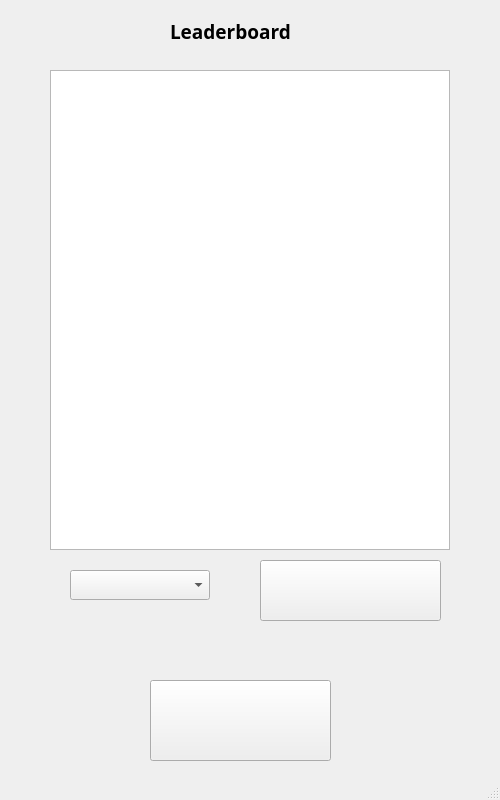
<?xml version="1.0" encoding="UTF-8"?>
<ui version="4.0">
 <class>MinesweeperLeaderboard</class>
 <widget class="QMainWindow" name="MinesweeperLeaderboard">
  <property name="geometry">
   <rect>
    <x>0</x>
    <y>0</y>
    <width>500</width>
    <height>800</height>
   </rect>
  </property>
  <property name="windowTitle">
   <string>Minesweeper</string>
  </property>
  <widget class="QWidget" name="centralwidget">
   <widget class="QLabel" name="label_game_mode">
    <property name="geometry">
     <rect>
      <x>170</x>
      <y>-10</y>
      <width>141</width>
      <height>83</height>
     </rect>
    </property>
    <property name="minimumSize">
     <size>
      <width>141</width>
      <height>83</height>
     </size>
    </property>
    <property name="font">
     <font>
      <family>Arial Black</family>
      <pointsize>14</pointsize>
      <weight>75</weight>
      <bold>true</bold>
     </font>
    </property>
    <property name="autoFillBackground">
     <bool>false</bool>
    </property>
    <property name="text">
     <string>Leaderboard</string>
    </property>
   </widget>
   <widget class="QPushButton" name="update_leaderboard_button">
    <property name="geometry">
     <rect>
      <x>260</x>
      <y>560</y>
      <width>181</width>
      <height>61</height>
     </rect>
    </property>
    <property name="font">
     <font>
      <family>Times New Roman</family>
      <pointsize>11</pointsize>
      <weight>50</weight>
      <bold>false</bold>
     </font>
    </property>
    <property name="text">
     <string/>
    </property>
   </widget>
   <widget class="QComboBox" name="choose_field_size">
    <property name="geometry">
     <rect>
      <x>70</x>
      <y>570</y>
      <width>140</width>
      <height>30</height>
     </rect>
    </property>
    <property name="font">
     <font>
      <family>Arial Black</family>
      <pointsize>10</pointsize>
      <weight>75</weight>
      <bold>true</bold>
     </font>
    </property>
    <property name="currentText">
     <string/>
    </property>
   </widget>
   <widget class="QTableWidget" name="leaderboard_table_widget">
    <property name="geometry">
     <rect>
      <x>50</x>
      <y>70</y>
      <width>400</width>
      <height>480</height>
     </rect>
    </property>
    <attribute name="horizontalHeaderVisible">
     <bool>true</bool>
    </attribute>
   </widget>
   <widget class="QLabel" name="label_result_of_search_table_widget">
    <property name="geometry">
     <rect>
      <x>100</x>
      <y>620</y>
      <width>321</width>
      <height>51</height>
     </rect>
    </property>
    <property name="font">
     <font>
      <family>Arial Black</family>
      <pointsize>10</pointsize>
      <weight>75</weight>
      <bold>true</bold>
     </font>
    </property>
    <property name="text">
     <string/>
    </property>
    <property name="alignment">
     <set>Qt::AlignCenter</set>
    </property>
   </widget>
   <widget class="QPushButton" name="to_main_menu_button">
    <property name="geometry">
     <rect>
      <x>150</x>
      <y>680</y>
      <width>181</width>
      <height>81</height>
     </rect>
    </property>
    <property name="text">
     <string/>
    </property>
   </widget>
  </widget>
  <widget class="QMenuBar" name="menubar">
   <property name="geometry">
    <rect>
     <x>0</x>
     <y>0</y>
     <width>500</width>
     <height>21</height>
    </rect>
   </property>
  </widget>
  <widget class="QStatusBar" name="statusbar"/>
 </widget>
 <resources/>
 <connections/>
</ui>
